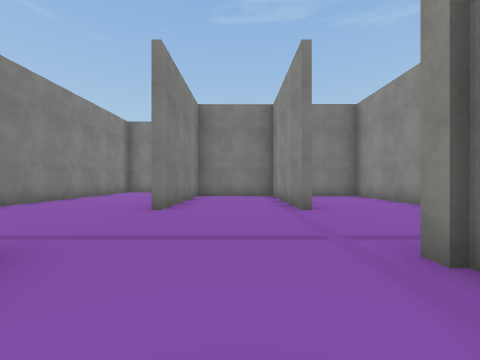
view 1 (above)

16 first-person views from a walk through a Unity game level. The camera is 1.2 m above the floor, looks level and sees 90° across. The floor is counted in squares, 2 m on a side. Each view is taken from the middle of a square. On the plan, view 1 faces up. The plan holds only what a view shows up to about 9 squares ahead; the rest is blank. The place goes on beyond the plan. Some surface patterns are stand-ins.

view 2
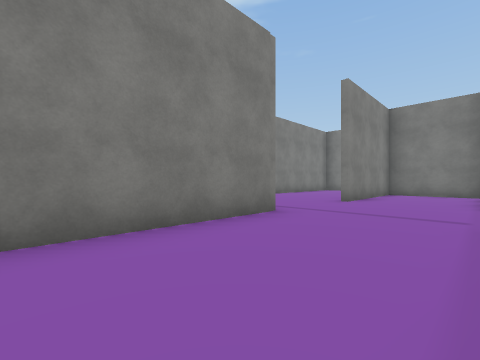

view 3
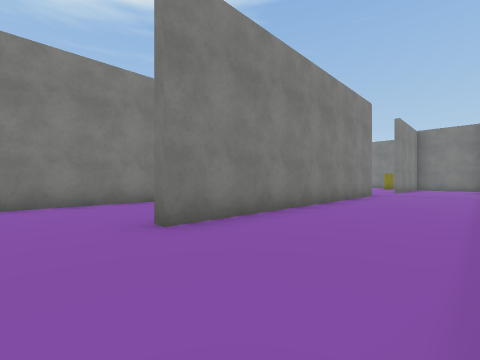

view 4
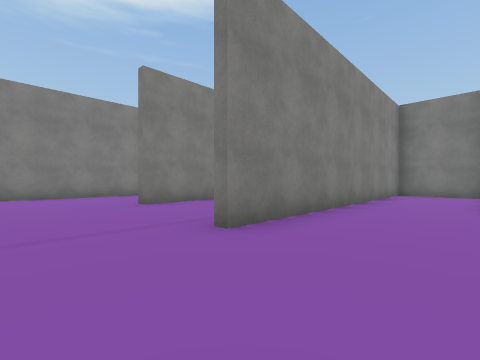

view 5
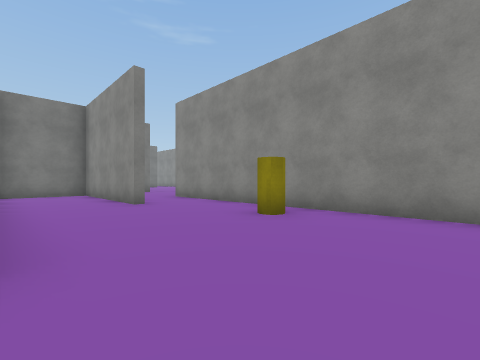

view 6
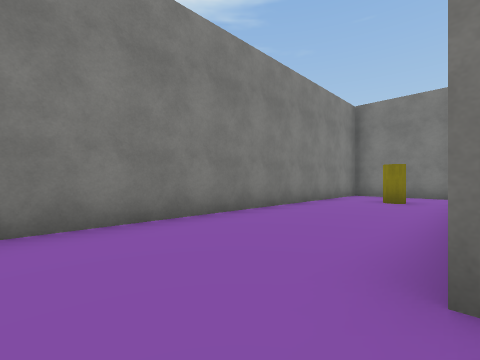

view 7
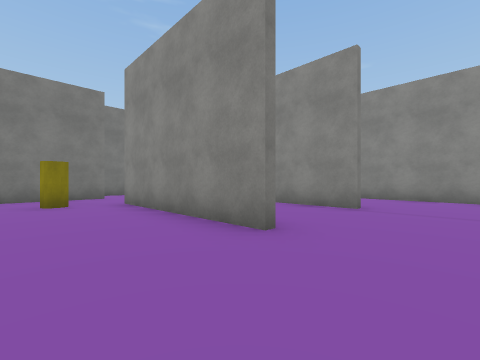

view 8
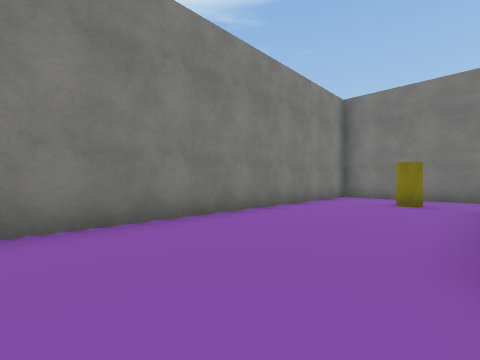

view 9
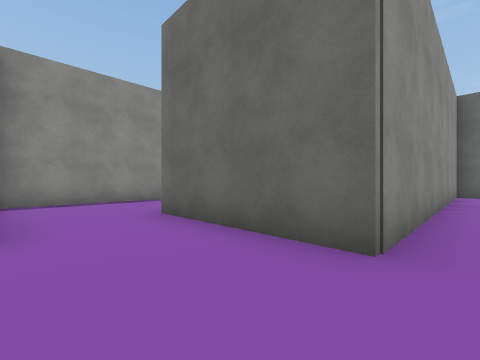

view 10
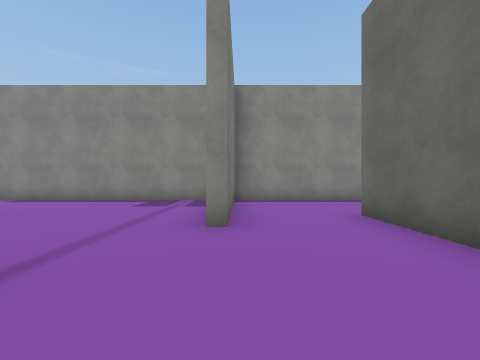

view 11
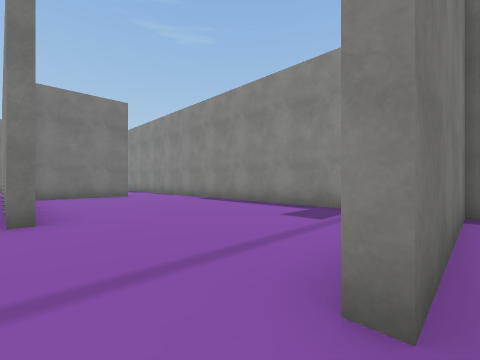

view 12
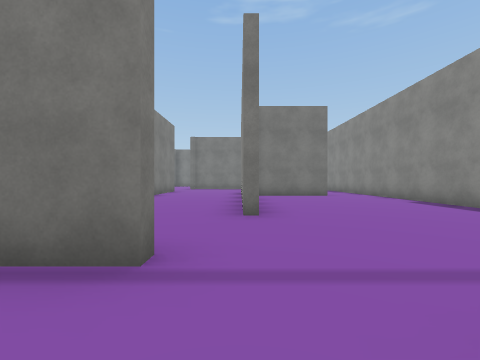

view 13
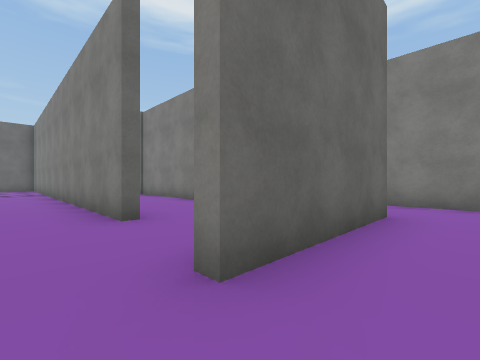

view 14
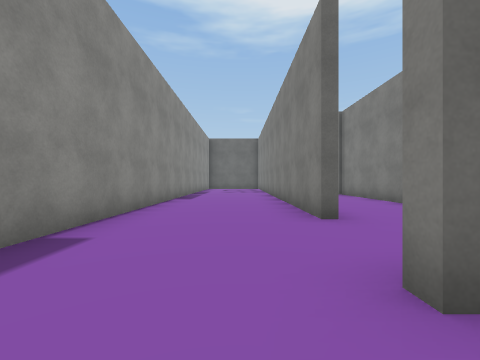

view 15
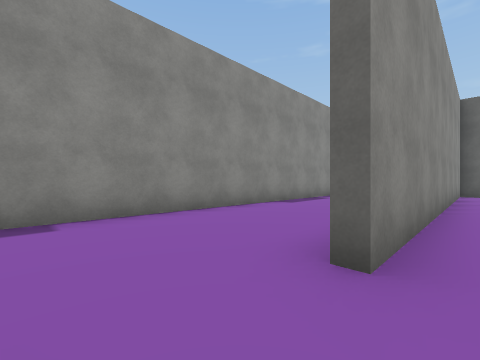

view 16
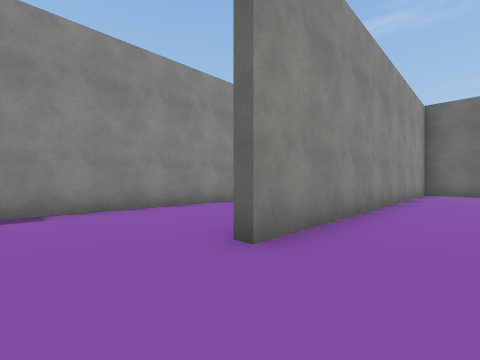

### Floor plan
Points are (right, up) in squares from view 1. A wall is a line through its corners. A room is listed if a view was taken in it or the views show most of it. See-through windows are left out.
Room 1 (views 1, 2, 3, 6, 8)
walls: (1.4, 1.5) (1.4, 2); (-1.8, 1.9) (-1.8, -6.6); (-2.6, 1.6) (-5.1, 1.6); (4.3, 3) (4.3, 8.9) (2.6, 8.9); (-5.4, 1.4) (-5.4, -9); (1.2, 4.8) (1.2, 8.9) (-1.6, 8.9) (-1.6, 4.8); (1.8, -7) (1.4, -7)
ways out: opening at (2, -8.5) to room 2; opening at (-2, 3.5) to room 3
objects: yellow cylinder (-4, -1)
Room 2 (views 4, 5)
walls: (4.3, -3) (4.3, 1.4); (6.6, -9.1) (6.6, -3.6); (4.1, 1.6) (1.8, 1.6) (1.8, -7)
ways out: opening at (2, -8.5) to room 1; opening at (6, -3) to room 4
objects: yellow cylinder (6, -6)
Room 3 (view 7)
walls: (-1.8, 4.8) (-1.8, 9.4); (-1.6, 11.5) (-5.4, 11.5) (-5.4, 3)
ways out: opening at (-2, 3.5) to room 1
objects: yellow cylinder (-3, 10)
Room 4 (views 9, 10, 11, 12)
walls: (7.4, 2.7) (6.2, 2.7); (13.1, 1.9) (13.1, 10); (4.6, 0) (4.6, -1.6); (11.4, 10.1) (8.6, 10.1); (6.6, -3.6) (6.6, -1.1) (10.2, -1.1)
ways out: opening at (6, -3) to room 2; opening at (10, 0) to room 5; opening at (6.5, 5); opening at (12, 10)
Room 5 (views 13, 14)
walls: (13.1, -1.5) (13.1, 1.2) (9, 1.2)
ways out: opening at (10, 0) to room 4; opening at (11.5, -1) to room 7
Room 6 (views 15, 16)
walls: (6.8, -6.1) (6.8, -9); (9.5, -9.5) (9.5, -3.7)
ways out: opening at (10, -2.5) to room 7
Room 7 (no view inside)
walls: (9.5, -3.7) (9.8, -3.7) (9.8, -9.4); (13.1, -9.5) (13.1, -1.5)
ways out: opening at (11.5, -1) to room 5; opening at (10, -2.5) to room 6

Positions as (right, up) in squares from view 1, and headings:
1: (0, 0), facing up
2: (1, -2), facing up-left
3: (1, -8), facing up-left
4: (4, -9), facing up-left
5: (2, -9), facing up-right
6: (-2, -8), facing up-left
7: (-4, 3), facing up-right
8: (-2, 3), facing up-left
9: (6, 1), facing down-right
10: (6, 1), facing right
11: (8, 1), facing up-right
12: (8, 1), facing up
13: (11, 0), facing down-left
14: (11, 0), facing down
15: (9, -2), facing down-right
16: (8, -2), facing down-right
